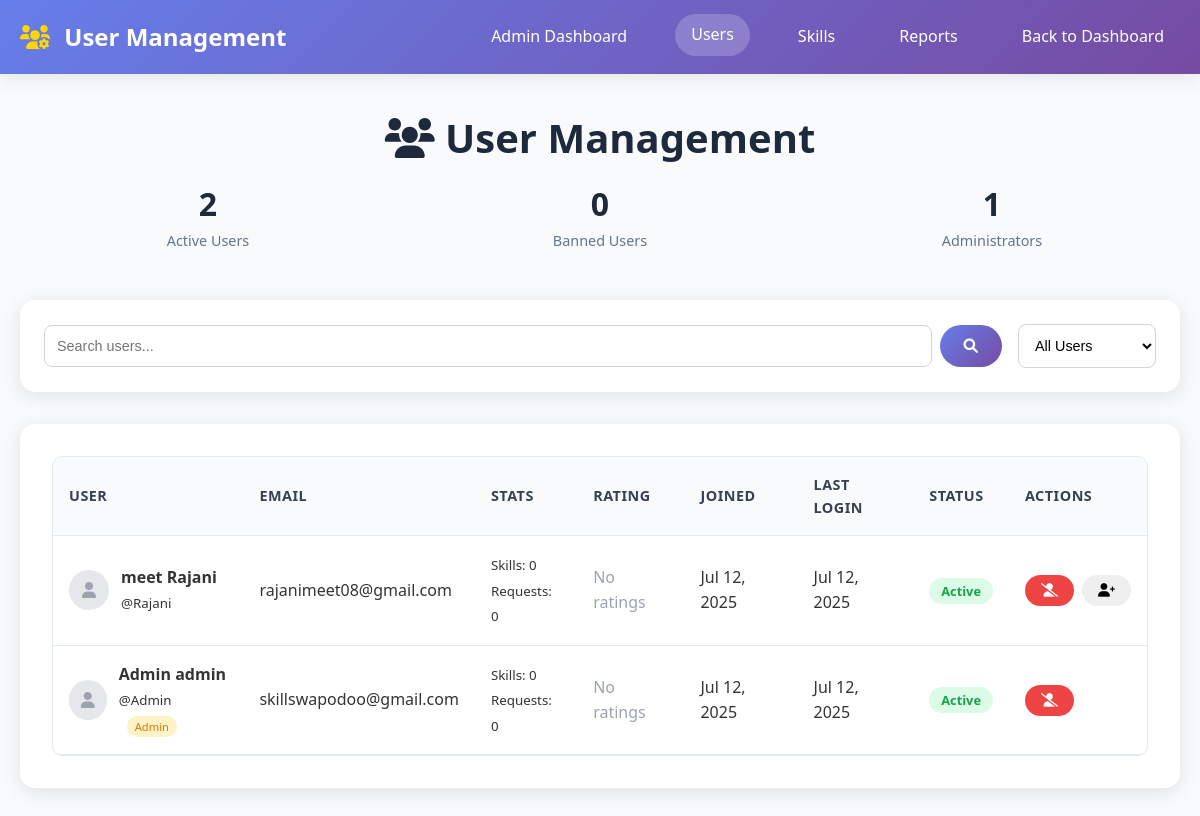
The page /admin-users.php (signed in) on the database as committed earlier.
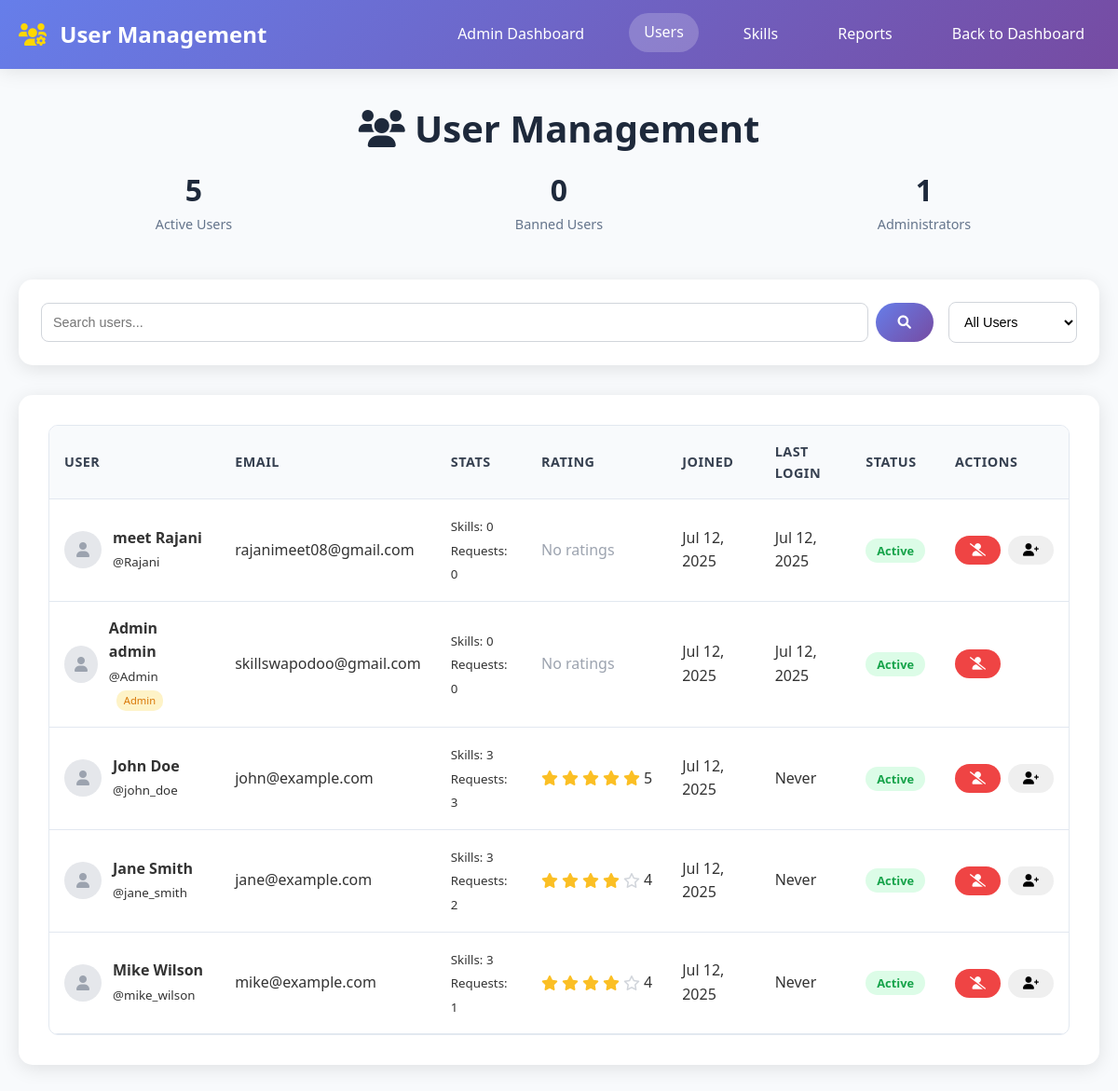
The same page on the database as committed later.
### tables this page shows
CREATE TABLE `users` (
  `id` int(11) NOT NULL,
  `username` varchar(50) NOT NULL,
  `email` varchar(100) NOT NULL,
  `password` varchar(255) NOT NULL,
  `first_name` varchar(50) DEFAULT NULL,
  `last_name` varchar(50) DEFAULT NULL,
  `profile_image` varchar(255) DEFAULT NULL,
  `location` varchar(100) DEFAULT NULL,
  `availability` text DEFAULT NULL,
  `bio` text DEFAULT NULL,
  `is_public` tinyint(1) DEFAULT 1,
  `is_admin` tinyint(1) DEFAULT 0,
  `is_banned` tinyint(1) DEFAULT 0,
  `last_login` timestamp NULL DEFAULT NULL,
  `created_at` timestamp NOT NULL DEFAULT current_timestamp(),
  `updated_at` timestamp NOT NULL DEFAULT current_timestamp() ON UPDATE current_timestamp()
);

### admin-users.php (the view, shortened to what this page needs)
<?php
$user = getCurrentUser();
$pdo = getDBConnection();
$search = isset($_GET['search']) ? sanitizeInput($_GET['search']) : '';
$filter = isset($_GET['filter']) ? sanitizeInput($_GET['filter']) : 'all';
$where_conditions = [];
$params = [];
$where_clause = !empty($where_conditions) ? "WHERE " . implode(" AND ", $where_conditions) : "";
$stmt = $pdo->prepare("
    SELECT u.*,
           COUNT(DISTINCT s.id) as skill_count,
           COUNT(DISTINCT sr.id) as request_count,
           AVG(r.rating) as avg_rating
    FROM users u
    LEFT JOIN skills s ON u.id = s.user_id
    LEFT JOIN swap_requests sr ON u.id = sr.requester_id OR u.id = sr.provider_id
    LEFT JOIN reviews r ON u.id = r.reviewee_id
    $where_clause
    GROUP BY u.id
    ORDER BY u.created_at DESC
");
$stmt->execute($params);
$users = $stmt->fetchAll(PDO::FETCH_ASSOC);
$stmt = $pdo->query("SELECT COUNT(*) as total FROM users WHERE is_banned = 0");
$total_active = $stmt->fetch()['total'];
$stmt = $pdo->query("SELECT COUNT(*) as total FROM users WHERE is_banned = 1");
$total_banned = $stmt->fetch()['total'];
$stmt = $pdo->query("SELECT COUNT(*) as total FROM users WHERE is_admin = 1");
$total_admin = $stmt->fetch()['total'];
?>
<!DOCTYPE html>
<html lang="en">
<head>
    <link rel="stylesheet" href="css/style.css">
    <link href="https://cdnjs.cloudflare.com/ajax/libs/font-awesome/6.0.0/css/all.min.css" rel="stylesheet">
</head>
<body>
    <nav class="navbar">
        <div class="nav-container">
            <div class="nav-logo">
                <h2><i class="fas fa-users-cog"></i> User Management</h2>
            </div>
            <div class="nav-menu">
                <a href="admin.php" class="nav-link">Admin Dashboard</a>
                <a href="admin-users.php" class="nav-link active">Users</a>
                <a href="admin-skills.php" class="nav-link">Skills</a>
                <a href="admin-reports.php" class="nav-link">Reports</a>
                <a href="admin.php" class="nav-link">Back to Dashboard</a>
            </div>
        </div>
    </nav>
    <div class="admin-container">
        <div class="admin-header">
            <h1><i class="fas fa-users"></i> User Management</h1>
            <div class="admin-stats">
                <div class="stat-item">
                    <span class="stat-number"><?php echo $total_active; ?></span>
                    <span class="stat-label">Active Users</span>
                </div>
                <div class="stat-item">
                    <span class="stat-number"><?php echo $total_banned; ?></span>
                    <span class="stat-label">Banned Users</span>
                </div>
                <div class="stat-item">
                    <span class="stat-number"><?php echo $total_admin; ?></span>
                    <span class="stat-label">Administrators</span>
                </div>
            </div>
        </div>
        <div class="search-filter-section">
            <form method="GET" class="search-filter-form">
                <div class="search-group">
                    <input type="text" name="search" placeholder="Search users..."
                           value="<?php echo htmlspecialchars($search); ?>">
                    <button type="submit" class="btn btn-primary">
                        <i class="fas fa-search"></i>
                    </button>
                </div>
                <div class="filter-group">
                    <select name="filter" onchange="this.form.submit()">
                        <option value="all" <?php echo $filter == 'all' ? 'selected' : ''; ?>>All Users</option>
                    </select>
                </div>
            </form>
        </div>
        <div class="admin-section">
            <div class="table-container">
                <table class="admin-table">
                    <thead>
                        <tr>
                            <th>User</th>
                            <th>Email</th>
                            <th>Stats</th>
                            <th>Rating</th>
                            <th>Joined</th>
                            <th>Last Login</th>
                            <th>Status</th>
                            <th>Actions</th>
                        </tr>
                    </thead>
                    <tbody>
                        <?php foreach ($users as $user_data): ?>
                            <tr>
                                <td>
                                    <div class="user-info">
                                        <?php if ($user_data['profile_image']): ?>
                                            <img src="uploads/profile_photos/<?php echo htmlspecialchars($user_data['profile_image']); ?>"
                                                 alt="Profile" class="user-avatar">
                                        <?php else: ?>
                                            <div class="user-avatar-placeholder">
                                                <i class="fas fa-user"></i>
                                            </div>
                                        <?php endif; ?>
                                        <div>
                                            <strong><?php echo htmlspecialchars($user_data['first_name'] . ' ' . $user_data['last_name']); ?></strong>
                                            <br><small>@<?php echo htmlspecialchars($user_data['username']); ?></small>
                                            <?php if ($user_data['is_admin']): ?>
                                                <span class="badge badge-admin">Admin</span>
                                            <?php endif; ?>
                                        </div>
                                    </div>
                                </td>
                                <td><?php echo htmlspecialchars($user_data['email']); ?></td>
                                <td>
                                    <small>
                                        Skills: <?php echo $user_data['skill_count']; ?><br>
                                        Requests: <?php echo $user_data['request_count']; ?>
                                    </small>
                                </td>
                                <td>
                                    <?php if ($user_data['avg_rating']): ?>
                                        <div class="rating-display">
                                            <?php
                                            $rating = round($user_data['avg_rating'], 1);
                                            for ($i = 1; $i <= 5; $i++) {
                                                if ($i <= $rating) {
                                                    echo '<i class="fas fa-star"></i>';
                                                } else {
                                                    echo '<i class="far fa-star"></i>';
                                                }
                                            }
                                            ?>
                                            <span><?php echo $rating; ?></span>
                                        </div>
                                    <?php else: ?>
                                        <span class="text-muted">No ratings</span>
                                    <?php endif; ?>
                                </td>
                                <td><?php echo date('M j, Y', strtotime($user_data['created_at'])); ?></td>
                                <td>
                                    <?php echo $user_data['last_login'] ? date('M j, Y', strtotime($user_data['last_login'])) : 'Never'; ?>
                                </td>
                                <td>
                                    <span class="status <?php echo $user_data['is_banned'] ? 'banned' : 'active'; ?>">
                                        <?php echo $user_data['is_banned'] ? 'Banned' : 'Active'; ?>
                                    </span>
                                </td>
                                <td>
                                    <div class="action-buttons">
                                        <?php if ($user_data['is_banned']): ?>
                                            <form method="POST" style="display: inline;">
                                                <input type="hidden" name="csrf_token" value="<?php echo generateCSRFToken(); ?>">
                                                <input type="hidden" name="action" value="unban_user">
                                                <input type="hidden" name="user_id" value="<?php echo $user_data['id']; ?>">
                                                <button type="submit" class="btn btn-sm btn-success">
                                                    <i class="fas fa-user-check"></i>
                                                </button>
                                            </form>
                                        <?php else: ?>
                                            <form method="POST" style="display: inline;">
                                                <button type="submit" class="btn btn-sm btn-danger"
                                                        onclick="return confirm('Are you sure you want to ban this user?')">
                                                    <i class="fas fa-user-slash"></i>
                                                </button>
                                            </form>
                                        <?php endif; ?>
                                        <?php if ($user_data['is_admin']): ?>
                                            <?php if ($user_data['id'] != $user['id']): ?>
                                                <form method="POST" style="display: inline;">
                                                    <input type="hidden" name="csrf_token" value="<?php echo generateCSRFToken(); ?>">
                                                    <input type="hidden" name="action" value="remove_admin">
                                                    <input type="hidden" name="user_id" value="<?php echo $user_data['id']; ?>">
                                                    <button type="submit" class="btn btn-sm btn-warning"
                                                            onclick="return confirm('Remove admin privileges from this user?')">
                                                        <i class="fas fa-user-minus"></i>
                                                    </button>
                                                </form>
                                            <?php endif; ?>
                                        <?php else: ?>
                                            <form method="POST" style="display: inline;">
                                                <button type="submit" class="btn btn-sm btn-info"
                                                        onclick="return confirm('Make this user an administrator?')">
                                                    <i class="fas fa-user-plus"></i>
                                                </button>
                                            </form>
                                        <?php endif; ?>
                                    </div>
                                </td>
                            </tr>
                        <?php endforeach; ?>
                    </tbody>
                </table>
            </div>
        </div>
    </div>
</body>
</html>

### css/style.css (style rules this page uses)
* { margin: 0; padding: 0; box-sizing: border-box; }
body { font-family: 'Segoe UI', Tahoma, Geneva, Verdana, sans-serif; line-height: 1.6; color: #333; background-color: #f8fafc; }
.navbar { background: linear-gradient(135deg, #667eea 0%, #764ba2 100%); padding: 1rem 0; position: sticky; top: 0; z-index: 1000; box-shadow: 0 2px 20px rgba(0,0,0,0.1); }
.nav-container { max-width: 1200px; margin: 0 auto; padding: 0 20px; display: flex; justify-content: space-between; align-items: center; }
.nav-logo h2 { color: white; font-weight: 700; font-size: 1.5rem; }
.nav-logo i { margin-right: 8px; color: #ffd700; }
.nav-menu { display: flex; gap: 2rem; }
.nav-link { color: white; text-decoration: none; font-weight: 500; padding: 0.5rem 1rem; border-radius: 25px; transition: all 0.3s ease; }
.nav-link:hover, .nav-link.active { background-color: rgba(255,255,255,0.2); transform: translateY(-2px); }
.btn { display: inline-block; padding: 12px 24px; border: none; border-radius: 25px; font-weight: 600; text-decoration: none; text-align: center; cursor: pointer; transition: all 0.3s ease; font-size: 0.9rem; }
.btn-primary { background: linear-gradient(135deg, #667eea 0%, #764ba2 100%); color: white; }
.btn-danger { background: #ef4444; color: white; }
.btn-sm { padding: 8px 16px; font-size: 0.8rem; }
.stat-item { text-align: center; }
.filter-group { display: flex; flex-direction: column; gap: 0.5rem; }
.filter-group select { padding: 8px 12px; border: 2px solid #e5e7eb; border-radius: 8px; background: white; }
.status { padding: 0.25rem 0.75rem; border-radius: 15px; font-size: 0.8rem; font-weight: 600; }
.btn-sm { padding: 0.5rem 1rem; font-size: 0.85rem; }
.admin-container { max-width: 1200px; margin: 0 auto; padding: 2rem 20px; }
.admin-header { text-align: center; margin-bottom: 2rem; }
.admin-header h1 { color: #1e293b; margin-bottom: 0.5rem; font-size: 2.5rem; font-weight: 700; }
.admin-stats { display: grid; grid-template-columns: repeat(auto-fit, minmax(180px, 1fr)); gap: 1rem; margin-bottom: 3rem; }
.stat-item { display: flex; flex-direction: column; align-items: center; text-align: center; }
.stat-number { font-size: 2rem; font-weight: 700; color: #1e293b; }
.stat-label { color: #64748b; font-size: 0.9rem; }
.admin-section { background: white; padding: 2rem; border-radius: 15px; box-shadow: 0 4px 20px rgba(0,0,0,0.1); }
.table-container { overflow-x: auto; border-radius: 10px; border: 1px solid #e2e8f0; }
.admin-table { width: 100%; border-collapse: collapse; margin: 0; }
.admin-table th, .admin-table td { padding: 1rem; text-align: left; border-bottom: 1px solid #e2e8f0; vertical-align: middle; }
.admin-table th { background: #f8fafc; font-weight: 600; color: #374151; font-size: 0.9rem; text-transform: uppercase; letter-spacing: 0.5px; }
.status.active { background: #dcfce7; color: #16a34a; }
.user-info { display: flex; align-items: center; gap: 0.75rem; }
.user-avatar, .user-avatar-placeholder { width: 40px; height: 40px; border-radius: 50%; object-fit: cover; }
.user-avatar-placeholder { background: #e5e7eb; display: flex; align-items: center; justify-content: center; color: #9ca3af; }
.badge { padding: 0.2rem 0.5rem; border-radius: 10px; font-size: 0.7rem; font-weight: 500; margin-left: 0.5rem; }
.badge-admin { background: #fef3c7; color: #d97706; }
.search-filter-section { background: white; padding: 1.5rem; border-radius: 15px; box-shadow: 0 4px 20px rgba(0,0,0,0.1); margin-bottom: 2rem; }
.search-filter-form { display: flex; gap: 1rem; align-items: center; }
.search-group { display: flex; flex: 1; gap: 0.5rem; }
.search-group input { flex: 1; padding: 0.75rem; border: 1px solid #d1d5db; border-radius: 8px; font-size: 0.9rem; }
.filter-group select { padding: 0.75rem; border: 1px solid #d1d5db; border-radius: 8px; background: white; font-size: 0.9rem; }
.rating-display { display: flex; align-items: center; gap: 0.25rem; }
.rating-display .fas.fa-star { color: #fbbf24; }
.rating-display .far.fa-star { color: #d1d5db; }
.action-buttons { display: flex; gap: 0.5rem; }
.text-muted { color: #9ca3af; }

Rows that differ between the two databases and show on the page:
added users: first_name+last_name "John Doe", username "john_doe", email "john@example.com", skill_count "3", request_count "3", rating "5", created_at "Jul 12, 2025", shows "Never", is_banned "Active"
added users: first_name+last_name "Jane Smith", username "jane_smith", email "jane@example.com", skill_count "3", request_count "2", rating "4", created_at "Jul 12, 2025", shows "Never", is_banned "Active"
added users: first_name+last_name "Mike Wilson", username "mike_wilson", email "mike@example.com", skill_count "3", request_count "1", rating "4", created_at "Jul 12, 2025", shows "Never", is_banned "Active"
Other text that changed with them:
$total_active: "2" → "5"
